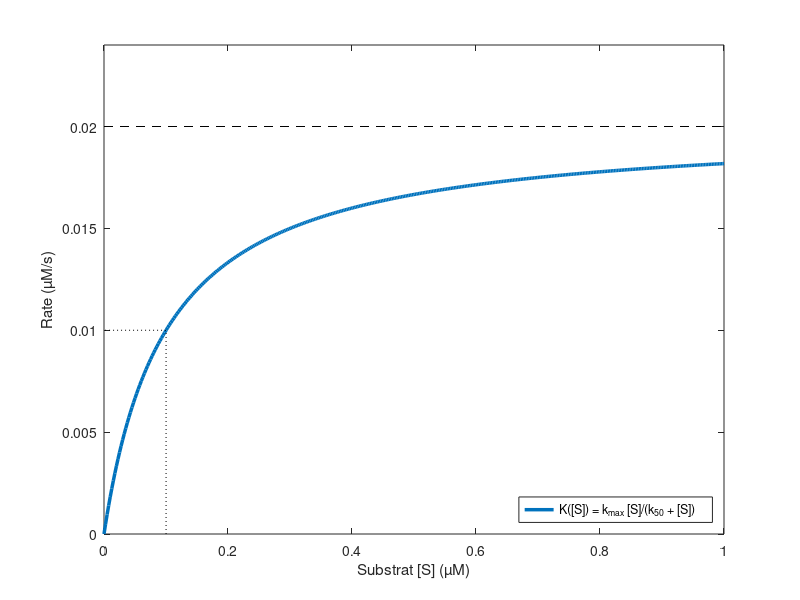

Here is the MATLAB script that generated this plot:
% Abb. 4.14: Michaelis-Menten-Rate (Buch, Abschnitt 4.3, Gl. 4.14)
% K([S]) = kmax [S]/(k50 + [S]) mit kmax = k3 [E]tot = 0.02 µM/s und k50 = (k2 + k3)/k1 ≈ 0.1 µM
% (c) 2026 Philipp Kügler · Programm zum Buch „Dynamische Systeme in den Lebenswissenschaften“ · MIT-Lizenz (siehe LICENSE)
k1 = 1; k2 = 1e-4; k3 = 0.1; Etot = 0.2;
kmax = k3 * Etot; k50 = (k2 + k3) / k1;
fprintf('kmax = %g µM/s,  k50 = %.4f µM\n', kmax, k50);
S = linspace(0, 1, 400);
plot(S, kmax * S ./ (k50 + S), 'Color', [0 0.447 0.741], 'LineWidth', 2.5); hold on
plot([0 1], [kmax kmax], 'k--'); plot([k50 k50 0], [0 kmax / 2 kmax / 2], 'k:'); hold off
xlabel('Substrat [S] (µM)'); ylabel('Rate (µM/s)'); ylim([0 0.024]);
legend('K([S]) = k_{max} [S]/(k_{50} + [S])', 'Location', 'southeast');
